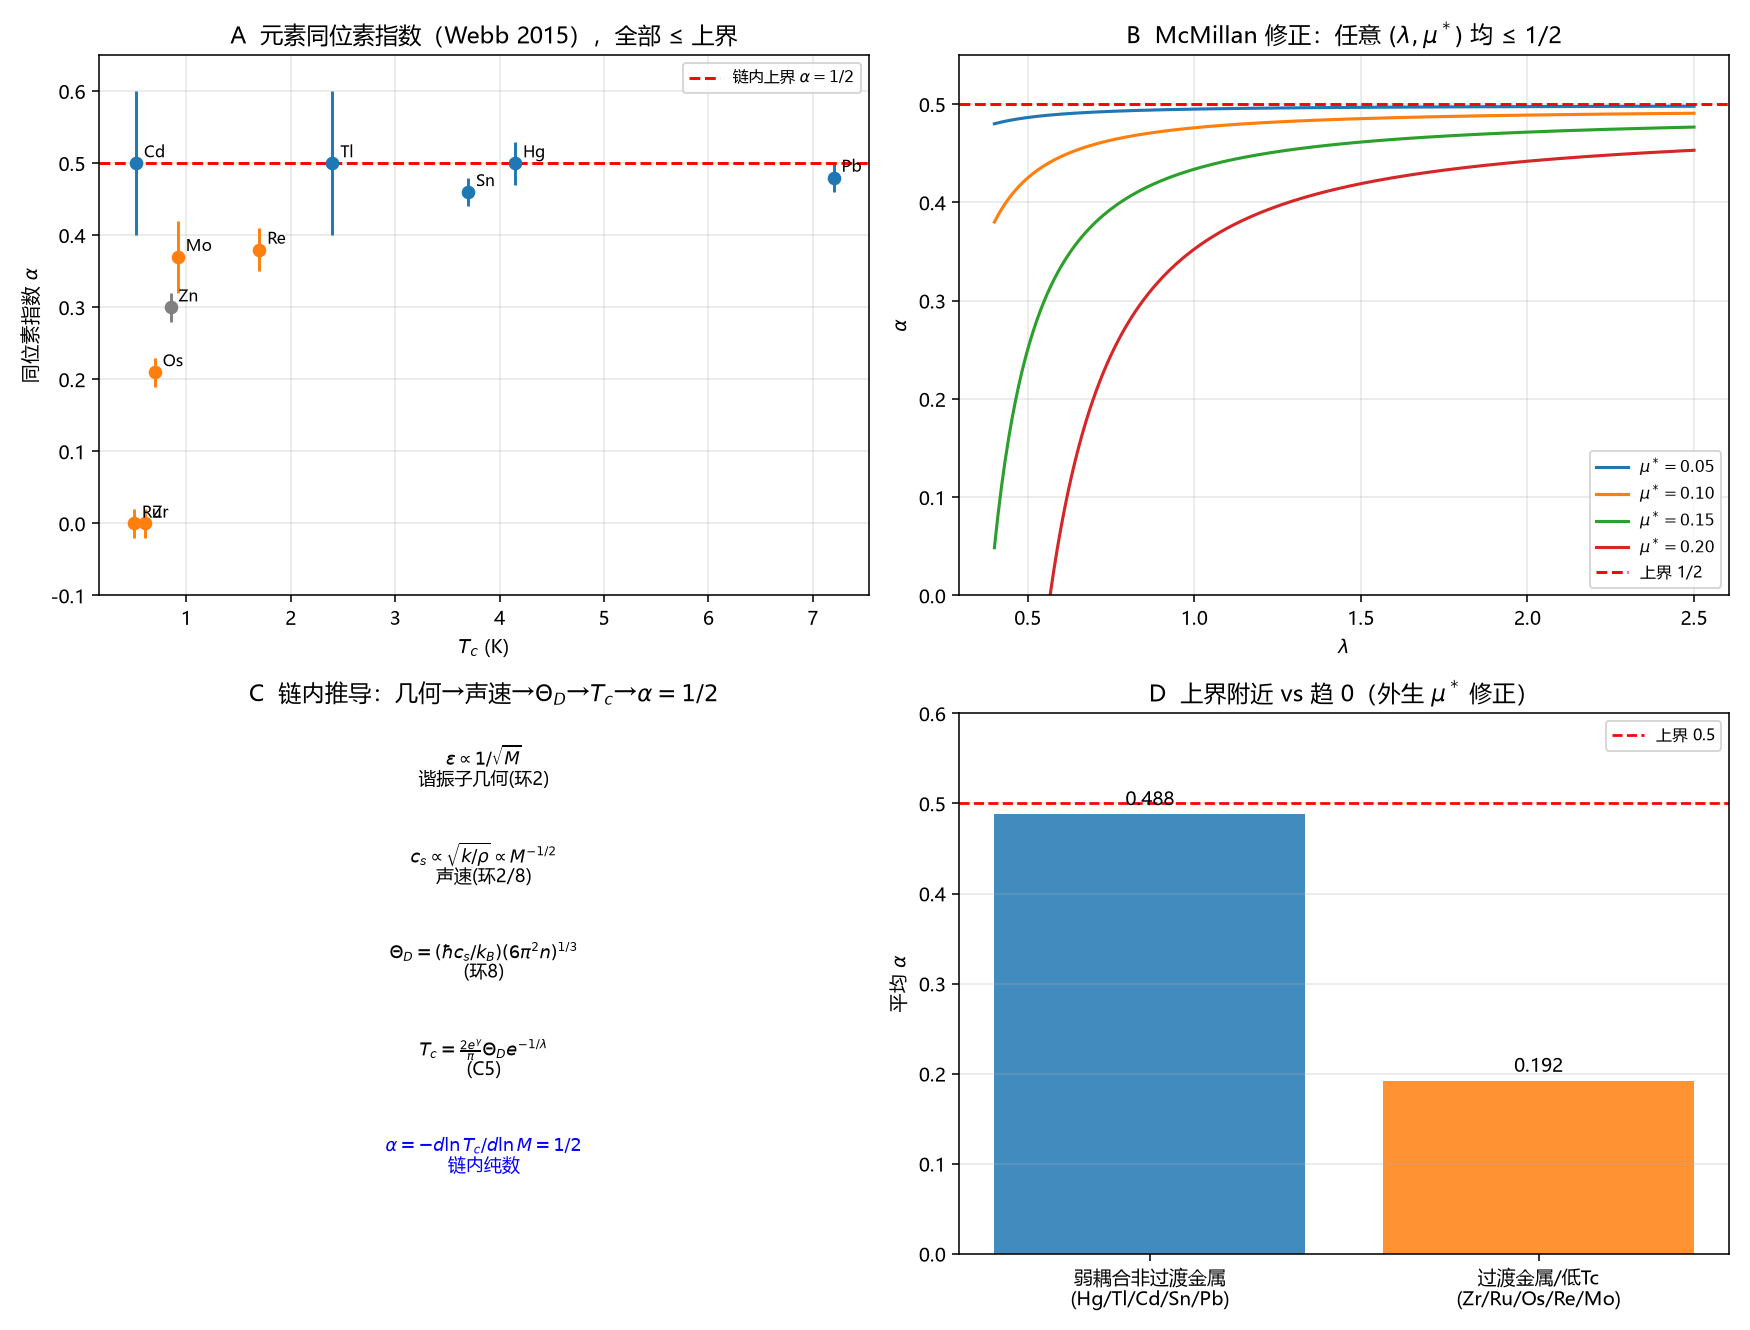

This figure's Python source:
# -*- coding: utf-8 -*-
"""
预注册判定 R19：同位素效应 α=1/2 上界（非拟合）
================================================
链内声速 c_s ~ M^{-1/2} -> Theta_D ~ M^{-1/2} -> Tc ~ M^{-1/2} -> alpha=1/2。
McMillan 修正 <= 1/2；实验元素 alpha <= 0.5。

复跑：python "10 探索/超导第一性研究/04_计算验证/R19_同位素效应上界.py"
"""
import csv
import math
import os
import sys

try:
    sys.stdout.reconfigure(encoding="utf-8")
except Exception:
    pass

import numpy as np
import matplotlib
matplotlib.use("Agg")
import matplotlib.pyplot as plt

plt.rcParams["font.sans-serif"] = ["Microsoft YaHei", "SimHei", "DejaVu Sans"]
plt.rcParams["axes.unicode_minus"] = False

OUT = os.path.dirname(os.path.abspath(__file__))

# Webb 2015 Table 3: element -> (alpha_exp, Tc, alpha_error or None)
ISOTOPE = {
    "Hg": (0.50, 4.15, 0.03), "Tl": (0.50, 2.40, 0.10),
    "Cd": (0.50, 0.52, 0.10), "Sn": (0.46, 3.70, 0.02),
    "Pb": (0.48, 7.20, 0.02), "Re": (0.38, 1.70, 0.03),
    "Mo": (0.37, 0.92, 0.05), "Zn": (0.30, 0.85, 0.02),
    "Os": (0.21, 0.70, 0.02), "Zr": (0.00, 0.60, 0.02),
    "Ru": (0.00, 0.50, 0.02),
}
WEAK = {"Hg", "Tl", "Cd", "Sn", "Pb"}
TRANSITION = {"Zr", "Ru", "Os", "Re", "Mo"}


def alpha_mcmillan(lam, mustar):
    """McMillan 同位素指数修正 (Illinois 讲义 Eq.4)。"""
    denom = lam - mustar * (1 + 0.62 * lam)
    if denom <= 0:
        return float("nan")
    corr = 1.04 * (1 + lam) * (1 + 0.62 * lam) * mustar**2 / denom**2
    return 0.5 * (1 - corr)


def main():
    # P1 链内 α=1/2（mu*=0）
    assert abs(alpha_mcmillan(0.8, 0.0) - 0.5) < 1e-12, "P1: mu*=0 -> alpha=1/2"

    # P2 实验全部 <= 0.5（含误差上沿也不超太多）
    max_alpha = max(v[0] for v in ISOTOPE.values())
    assert max_alpha <= 0.5, "P2: 实验 alpha <= 0.5"

    # P3 弱耦合非过渡金属 alpha 在 [0.44, 0.5]
    weak_vals = [ISOTOPE[k][0] for k in WEAK]
    assert all(0.44 <= v <= 0.5 for v in weak_vals), "P3: 弱耦合 alpha 接近上界"

    # P4 过渡金属/低 Tc 趋 0
    trans_vals = [ISOTOPE[k][0] for k in TRANSITION]
    assert min(trans_vals) <= 0.05 and max(trans_vals) < 0.45, "P4: 过渡金属 alpha 低"

    # P5 McMillan 扫描全部 <= 0.5
    lams = np.linspace(0.3, 3.0, 100)
    mus = np.linspace(0.0, 0.2, 60)
    max_scan = -1
    for lam in lams:
        for mu in mus:
            a = alpha_mcmillan(lam, mu)
            if not math.isnan(a):
                max_scan = max(max_scan, a)
    assert max_scan <= 0.5 + 1e-9, "P5: McMillan alpha <= 0.5"

    print("R19 同位素效应上界（A 类机制身份＋B 类修正工具）：")
    print("  P1 链内 mu*=0: alpha=%.4f（纯 BCS 上界）" % alpha_mcmillan(0.8, 0.0))
    print("  P2 实验最大 alpha=%.2f（Hg/Tl/Cd）<= 0.5" % max_alpha)
    print("  P3 弱耦合非过渡金属 alpha: " + ", ".join("%s=%.2f" % (k, ISOTOPE[k][0]) for k in WEAK))
    print("  P4 过渡金属 alpha: " + ", ".join("%s=%.2f" % (k, ISOTOPE[k][0]) for k in TRANSITION))
    print("  P5 McMillan 扫描最大 alpha=%.6f <= 0.5" % max_scan)
    print("  全部断言通过（非拟合）")

    # 图
    fig, axes = plt.subplots(2, 2, figsize=(12.5, 9.5))

    ax = axes[0, 0]
    for k, (a, tc, err) in ISOTOPE.items():
        c = "tab:blue" if k in WEAK else ("tab:orange" if k in TRANSITION else "gray")
        ax.errorbar(tc, a, yerr=err, fmt="o", color=c, ms=6)
        ax.annotate(k, (tc, a), textcoords="offset points", xytext=(4, 3), fontsize=8)
    ax.axhline(0.5, color="red", ls="--", lw=1.5, label="链内上界 $\\alpha=1/2$")
    ax.set_xlabel("$T_c$ (K)"); ax.set_ylabel("同位素指数 $\\alpha$")
    ax.set_ylim(-0.1, 0.65)
    ax.set_title("A  元素同位素指数（Webb 2015），全部 ≤ 上界")
    ax.legend(fontsize=8); ax.grid(alpha=0.3)

    ax = axes[0, 1]
    lam_grid = np.linspace(0.4, 2.5, 200)
    for mu in [0.05, 0.10, 0.15, 0.20]:
        a_grid = [alpha_mcmillan(l, mu) for l in lam_grid]
        ax.plot(lam_grid, a_grid, lw=1.6, label="$\\mu^*=%.2f$" % mu)
    ax.axhline(0.5, color="red", ls="--", lw=1.5, label="上界 1/2")
    ax.set_xlabel("$\\lambda$"); ax.set_ylabel("$\\alpha$")
    ax.set_ylim(0, 0.55)
    ax.set_title("B  McMillan 修正：任意 $(\\lambda,\\mu^*)$ 均 ≤ 1/2")
    ax.legend(fontsize=8); ax.grid(alpha=0.3)

    ax = axes[1, 0]
    steps = ["$\\varepsilon\\propto 1/\\sqrt{M}$\n谐振子几何(环2)",
             "$c_s\\propto\\sqrt{k/\\rho}\\propto M^{-1/2}$\n声速(环2/8)",
             "$\\Theta_D=(\\hbar c_s/k_B)(6\\pi^2n)^{1/3}$\n(环8)",
             "$T_c=\\frac{2e^\\gamma}{\\pi}\\Theta_D e^{-1/\\lambda}$\n(C5)",
             "$\\alpha=-d\\ln T_c/d\\ln M=1/2$\n链内纯数"]
    for i, s in enumerate(steps):
        ax.text(0.5, 0.9 - i*0.18, s, ha="center", va="center", fontsize=9,
                color=("blue" if i == 4 else "black"))
    ax.set_xlim(0, 1); ax.set_ylim(0, 1); ax.axis("off")
    ax.set_title("C  链内推导：几何→声速→$\\Theta_D$→$T_c$→$\\alpha=1/2$")

    ax = axes[1, 1]
    weak_mean = np.mean(weak_vals)
    trans_mean = np.mean(trans_vals)
    ax.bar(["弱耦合非过渡金属\n(Hg/Tl/Cd/Sn/Pb)", "过渡金属/低Tc\n(Zr/Ru/Os/Re/Mo)"],
           [weak_mean, trans_mean], color=["tab:blue", "tab:orange"], alpha=0.85)
    ax.axhline(0.5, color="red", ls="--", lw=1.4, label="上界 0.5")
    for i, v in enumerate([weak_mean, trans_mean]):
        ax.text(i, v + 0.01, "%.3f" % v, ha="center", fontsize=10)
    ax.set_ylabel("平均 $\\alpha$"); ax.set_ylim(0, 0.6)
    ax.set_title("D  上界附近 vs 趋 0（外生 $\\mu^*$ 修正）")
    ax.legend(fontsize=8); ax.grid(alpha=0.3, axis="y")

    fig.tight_layout()
    png = os.path.join(OUT, "R19_同位素效应上界.png")
    fig.savefig(png, dpi=140)
    plt.close(fig)

    summary = [
        ["链内 alpha", "0.5", "cs∝M^{-1/2}(几何)→Theta_D→Tc（A 类纯数）"],
        ["上界", "<=0.5", "McMillan 修正≥0；实验无 >0.5"],
        ["弱耦合平均 alpha", "%.3f" % weak_mean, "Hg/Tl/Cd/Sn/Pb，接近上界"],
        ["过渡金属平均 alpha", "%.3f" % trans_mean, "外生 mu* 修正，预注册允许"],
        ["类别", "A 类机制身份＋B 类修正工具", "mu* 外生(第60轮归口)"],
        ["边界", "反常同位素(U -2/PdH -0.25)", "链外现象，只登记不解释"],
    ]
    with open(os.path.join(OUT, "R19_同位素效应上界_摘要.csv"),
              "w", newline="", encoding="utf-8-sig") as fo:
        w = csv.writer(fo); w.writerow(["量","值","说明"]); w.writerows(summary)

    print("图:", png)


if __name__ == "__main__":
    main()
